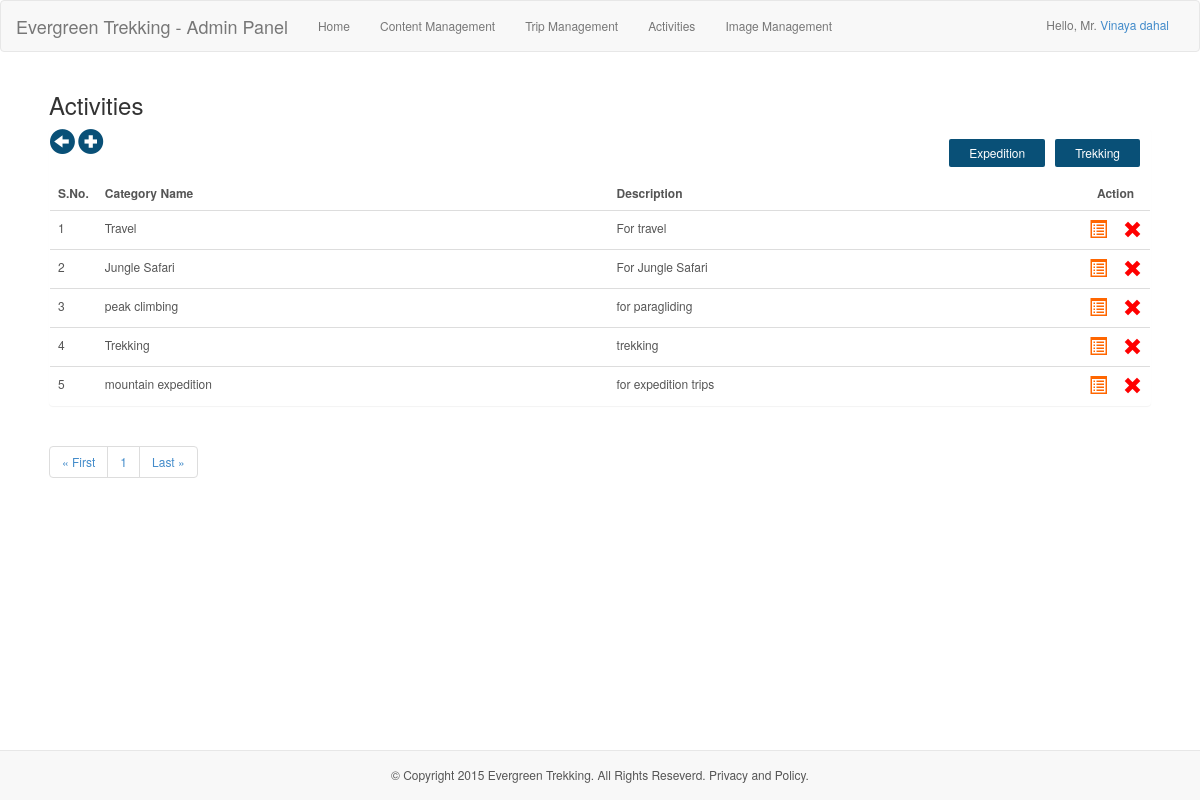
Screenshot of /admin/activities/1/ (signed in) with the database file from the repository.
### tables this page shows
CREATE TABLE `user` (
  `id` int(11) NOT NULL AUTO_INCREMENT,
  `name` varchar(255) NOT NULL,
  `gender` varchar(255) NOT NULL,
  `email` varchar(255) NOT NULL,
  `username` varchar(255) NOT NULL,
  `password` varchar(255) NOT NULL,
  `role` varchar(255) NOT NULL,
  PRIMARY KEY (`id`)
);

CREATE TABLE `category` (
  `id` int(11) NOT NULL AUTO_INCREMENT,
  `category` varchar(255) NOT NULL,
  `description` varchar(255) NOT NULL,
  PRIMARY KEY (`id`),
  UNIQUE KEY `category` (`category`)
);

CREATE TABLE `content` (
  `id` int(11) NOT NULL AUTO_INCREMENT,
  `title` varchar(200) NOT NULL,
  `content` mediumtext NOT NULL,
  `desc` text NOT NULL,
  `keyword` varchar(200) NOT NULL,
  `metadata` mediumtext NOT NULL,
  PRIMARY KEY (`id`),
  UNIQUE KEY `type` (`keyword`)
);

### admin/controller/activityController.php (called while the page is built, shortened)
<?php
if (!empty($_GET['target'])) {
    $target = $_GET['target'];
    if ($target == 'showAll') {
        $title = "Activities";
        $allData = $obj_query->select_all('category');
        $totalData = count($allData);
        $dataPerPage = 5;
        $num_pages = ceil($totalData / $dataPerPage);
        if (!empty($_GET['page']) && $_GET['page'] > 1) {
            $page = $_GET['page'] - 1;
            $start = ($dataPerPage * $page);
        } else {
            $start = 0;
        }
        $sn = $start + 1;
        $catInfo = $obj_query->select_all('category', $start, $dataPerPage);
    }
}

### init.php (called while the page is built, shortened)
<?php
require 'model/query_pak.php';
$obj_query = new query();

### model/query_pak.php (called while the page is built, shortened)
<?php
class query {
    private $dbh;
    public function __construct() {
        if (setPersistence == TRUE) {
            $this->dbh = new PDO("mysql:host=" . host . ";dbname=" . database, username, password, array(PDO::ATTR_PERSISTENT => true));
        } elseif (setPersistence == FALSE) {
            $this->dbh = new PDO("mysql:host=" . host . ";dbname=" . database, username, password);
        } else {
            echo 'Persistence must be set to TRUE or FALSE';
            exit();
        }
    }
    function select_single($col, $table, $id, $val) {
        $field = "`" . implode("`,`", $col) . "`";
        if (is_array($id) && is_array($val)) {
            $query = "SELECT " . $field . " FROM `$table` WHERE `$id[0]`=? AND `$id[1]`=?";
            $bind = $this->dbh->prepare($query);
            $bind->bindParam(1, $val[0]);
            $bind->bindParam(2, $val[1]);
            $res = $bind->execute();
            if ($res == true) {
                return($bind->fetch(PDO::FETCH_ASSOC));
            }
        } elseif (!is_array($id) || empty($id) && !is_array($val) || empty($val)) {
            $query = "SELECT " . $field . " FROM `$table` WHERE $id=?";
            $bind = $this->dbh->prepare($query);
            $bind->bindParam(1, $val);
            $res = $bind->execute();
            if ($res == true) {
                return ($bind->fetch(PDO::FETCH_ASSOC));
            }
        }
    }
    function select_all($table, $start = NULL, $dataPerPage = NULL) {
        if ($start == NULL && $dataPerPage == NULL) {
            $query = "SELECT * FROM $table";
        } else {
            $query = "SELECT * FROM $table LIMIT $start, $dataPerPage";
        }
        $val = $this->dbh->prepare($query);
        $res = $val->execute();
        if ($res == true) {
            return($val->fetchAll(PDO::FETCH_ASSOC));
        } else {
            return 0;
        }
    }
}

### admin/activities.php (the view)
<?php
require '../init.php';
require 'controller/activityController.php';
require 'includes/header.php';
?>
<div class="admin_edit_center">
    <h3>Activities</h3>
    <div class="panel">
        <a href="<?php echo baseUrl ?>admin/home/" style="outline: 0px;" title="Back"><i class="glyphicon glyphicon-circle-arrow-left back_btn"></i></a>
        <a href="<?php echo baseUrl ?>admin/addActivity/" style="outline: 0px;" title="Add"><i class="glyphicon glyphicon-plus-sign back_btn"></i></a>
        <a href="<?php echo baseUrl ?>admin/trekking/1/"><button class="admin_edit_btn" style="float: right;">Trekking</button></a>
        <a href="<?php echo baseUrl ?>admin/expedition/1/"><button class="admin_edit_btn" style="float: right;">Expedition</button></a>
        <table class="table table-hover table_override_content">
            <tr>
                <th width="20">S.No.</th>
                <th>Category Name</th>
                <th>Description</th>
                <th colspan="2" style="text-align: center">Action</th>
            </tr>
            <?php
            if (!empty($catInfo)) {
                foreach ($catInfo as $info) {
                    ?>
                    <tr>
                        <td ><a href="<?php echo baseUrl ?>admin/editActivity/<?php echo $info['id']; ?>/"><?php echo $sn++; ?></a></td>
                        <td><a href="<?php echo baseUrl ?>admin/editActivity/<?php echo $info['id']; ?>/"><?php echo $info['category']; ?></a></td>
                        <td><?php echo $info['description']; ?></td>
                        <td width="10"><a href="<?php echo baseUrl ?>admin/editActivity/<?php echo $info['id']; ?>/" title="Edit"><i class="glyphicon glyphicon-list-alt glyphicon_list_override"></i></a></td>
                        <td width="10"><a href="<?php echo baseUrl ?>admin/deleteActivity/<?php echo $info['id']; ?>/" title="Delete" onclick="return confirm('Are you sure?')"><i class="glyphicon glyphicon-remove glyphicon_delete_override"></i></a></td>
                    </tr>
                    <?php
                }
            }
            ?>
        </table>
    </div>
    <nav>
        <ul class="pagination">
            <li><a href="<?php echo baseUrl ?>admin/activities/<?php echo 1; ?>/"><span aria-hidden="true">&laquo; First</span><span class="sr-only">Previous</span></a></li>
            <?php
            if (!empty($num_pages)) {
                for ($i = 1; $i <= $num_pages; $i++) {
                    ?>
                    <li><a href="<?php echo baseUrl ?>admin/activities/<?php echo $i; ?>/"><?php echo $i; ?></a></li>
                    <?php
                }
            }
            ?>
            <li><a href="<?php echo baseUrl ?>admin/activities/<?php echo $num_pages; ?>/"><span aria-hidden="true">Last &raquo;</span><span class="sr-only">Next</span></a></li>
        </ul>
    </nav>
</div>
<?php
require 'includes/footer.php';

### admin/includes/header.php (shortened to what this page needs)
<?php
$segments = explode('/', $_SERVER['REQUEST_URI']);
$page = $segments[count($segments) - 2];
if (!empty($_SESSION['id'])) {
    $col = array('username', 'password', 'name', 'gender', 'email', 'role');
    $id = 'id';
    $val = $_SESSION['id'];
    $userData = $obj_query->select_single($col, 'user', $id, $val);
    $name = $userData['name'];
    $gender = $userData['gender'];
}
?>
<!DOCTYPE html>
<html>
    <head>
        <link href="<?php echo baseUrl; ?>css/baseStyle.css" type="text/css" rel="stylesheet" />
        <link href="<?php echo baseUrl; ?>css/adminStyle.css" type="text/css" rel="stylesheet" />
    </head>
    <body <?php
    if (!empty($_SESSION['status']) && $_SESSION['status'] == 'ok') {
        echo 'onload="show_flash(\'success\');"';
    } elseif (!empty($_SESSION['status']) && $_SESSION['status'] == 'error') {
        echo 'onload="show_flash(\'failed\');"';
    }
    ?>>
            <?php
            if ($title != 'Login') {
                ?>
            <nav class="navbar navbar-default" style="margin: 0px" role="navigation">
                <div class="container-fluid">
                    <div class="navbar-header">
                        <a class="navbar-brand" href="<?php echo baseUrl; ?>admin/home">Evergreen Trekking - Admin Panel</a>
                    </div>
                    <div class="collapse navbar-collapse" id="bs-example-navbar-collapse-1">
                        <ul class="nav navbar-nav">
                            <li><a href="<?php echo baseUrl; ?>admin/home/" style="outline: 0px;">Home</a></li>
                            <li><a href="<?php echo baseUrl; ?>admin/contentManagement/" style="outline: 0px;">Content Management</a></li>
                            <li><a href="<?php echo baseUrl; ?>admin/tripManagement/1/" style="outline: 0px;">Trip Management</a></li>
                            <li><a href="<?php echo baseUrl; ?>admin/activities/1/" style="outline: 0px;">Activities</a></li>
                            <li><a href="<?php echo baseUrl; ?>admin/images/" style="outline: 0px;">Image Management</a></li>
                        </ul>
                        <span class="nav_user_info">Hello,
                            <?php
                            if ($gender == 'male' || $gender == 'Male') {
                                echo 'Mr. ';
                            } else {
                                echo 'Ms. ';
                            }
                            ?>
                            <a href="javascript:void(0);" id="name_link"><?php echo ucfirst($name); ?></a></span>
                    </div>
                </div>
            </nav>
            <?php
        }

### admin/includes/footer.php (shortened to what this page needs)
<?php
$col = array('content');
$id = 'keyword';
$val = 'copyright';
$res = $obj_query->select_single($col, 'content', $id, $val);
if (empty($res)) {
    $copyright = 'No data can be recieved.';
} else {
    $copyright = $res['content'];
}
?>
<nav class="<?php
if ($page == 'addContent' || $page == 'addTrip' || $title == 'TripManagement' || $title == 'EditInfo' || $title == 'EditTrip' || $title == 'AddTeam' || $title == 'EditTeam' || $title == 'EditSlider' || $title == 'ClientReview' || $title == 'EditReview' || !empty($footerName)) {
    echo 'footerNormal';
} else {
    echo 'navbar navbar-default navbar-fixed-bottom';
}
?>" style="z-index:0;" id="footerAdmin">
    <div class="footer_center">
        <?php
        if (!empty($copyright)) {
            echo $copyright;
        }
        ?>
    </div>
</nav>
</body>
</html>

### css/adminStyle.css (style rules this page uses)
* { padding:0; }
body { background:#fff; font-size:12px; }
.nav_user_info { color:#777; float:right; margin-top:15px; }
.admin_edit_center { margin:20px auto; width:1100px; display:table; }
.back_btn { color:#095077; font-size:25px; }
.table_override_content { margin-top:20px; width:1100px; color:#555; }
.table_override_content a { color:#555; outline:0; }
.admin_edit_btn { float:left; margin:10px 10px 10px 0; border:none; background:#095077; color:#fff; padding:5px 20px; border-radius:2px; display:table-cell; }
.glyphicon_list_override { color:#f60; font-size:18px; }
.glyphicon_delete_override { color:red; font-size:19px; }
.footer_center { color:#555; margin-top:15px; text-align:center; }
.navbar-fixed-bottom { position:absolute; }

### rows the page displays
user: name "Vinaya dahal"
category: category "Travel", description "For travel"
category: category "Jungle Safari", description "For Jungle Safari"
category: category "peak climbing", description "for paragliding"
category: category "Trekking", description "trekking"
category: category "mountain expedition", description "for expedition trips"
content: content "© Copyright 2015 Evergreen Trekking. All Rights Reseverd. Privacy and Policy."
